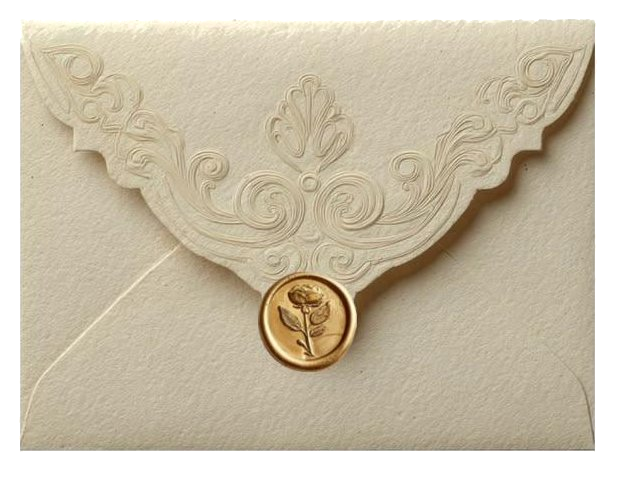
#> input picture src/assets/images/envelope.png, 620 x 490 px, given in place of envelope.jpeg, which was not available
$ python process-images.py
#> lines starting #> are read from the running program, lines starting #| are printed output that depends on the picture; pictures that were not available may be replaced by others from this repository, and a replacement may not be noted
#!/usr/bin/env python3
"""
One-time developer utility: convert decorative JPEGs (with baked-in photographic
backgrounds) into true-alpha PNGs by chroma-keying against an automatically
sampled background reference, with edge color decontamination.

Not part of the Vite build - run manually, inspect output, then wire the
resulting PNGs into the app. Originals are left untouched.
"""
import numpy as np
from PIL import Image, ImageFilter
from pathlib import Path

IMAGES_DIR = Path(__file__).parent.parent / "src" / "assets" / "images"

# Per-file overrides. Default is "let the automatic math decide" (empty dict).
CONFIG = {
    "envelope.jpeg": {},
    "deco-flower-a.jpeg": {},
    "deco-flower-b.jpeg": {},
    "flourish.jpeg": {},
    "closing-seal.jpeg": {},
    # emblem.jpeg has an uneven cream-grey gradient rather than a flat
    # background, so it needs a locally-blurred per-pixel reference instead
    # of one global sampled color.
    "emblem.jpeg": {"mode": "local", "blur_radius_frac": 0.10},
}

PERIMETER_FRAC = 0.03
K1 = 2.5  # low cutoff = K1 * bg_spread
K2 = 4.0  # feather width = K2 * bg_spread (added to low to get high)
MIN_LOW = 6.0
MIN_FEATHER = 8.0


def perimeter_mask(h: int, w: int, frac: float) -> np.ndarray:
    strip = max(4, round(min(h, w) * frac))
    mask = np.zeros((h, w), dtype=bool)
    mask[:strip, :] = True
    mask[-strip:, :] = True
    mask[:, :strip] = True
    mask[:, -strip:] = True
    return mask


def global_bg_color(rgb: np.ndarray, mask: np.ndarray) -> np.ndarray:
    return np.median(rgb[mask], axis=0)


def luma_distance(rgb: np.ndarray, ref: np.ndarray) -> np.ndarray:
    diff = rgb.astype(np.float64) - ref.astype(np.float64)
    weights = np.array([0.30, 0.59, 0.11])
    return np.sqrt(np.sum(weights * diff**2, axis=-1))


def smoothstep(x, low, high):
    t = np.clip((x - low) / max(high - low, 1e-6), 0.0, 1.0)
    return t * t * (3 - 2 * t)


def process_image(path: Path, cfg: dict):
    img = Image.open(path).convert("RGB")
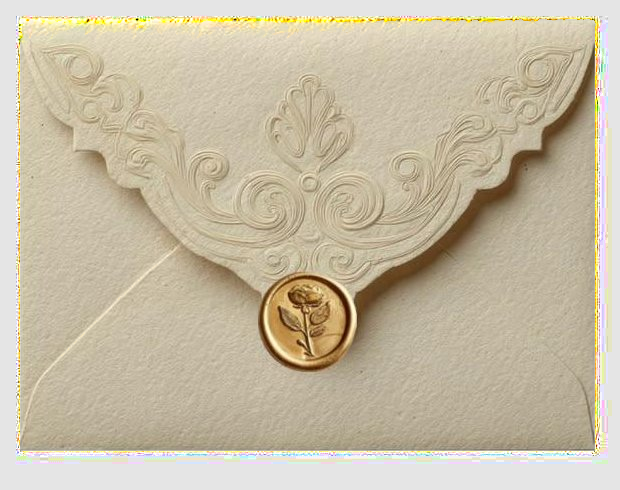
#> img: PIL image 620x490 RGB; mean R, G, B 199.3, 188.6, 165.2
    rgb = np.array(img).astype(np.float64)
    h, w, _ = rgb.shape
#> h = 490; w = 620
    mask = perimeter_mask(h, w, PERIMETER_FRAC)

    mode = cfg.get("mode", "global")
    if mode == "local":
        # Local mode keys against a per-pixel blurred version of the image
        # itself (for uneven/gradient backgrounds). bg_spread must then be
        # measured as the perimeter's leftover distance to THIS SAME blurred
        # reference (i.e. background noise after the gradient is accounted
        # for) - not the raw color range of the perimeter, which would
        # conflate the gradient's own span with noise and produce cutoffs
        # so high that nothing (including real foreground detail) ever
        # reaches full opacity.
        blur_radius = cfg.get("blur_radius_frac", 0.10) * min(h, w)
        blurred = img.filter(ImageFilter.GaussianBlur(radius=blur_radius))
        ref = np.array(blurred).astype(np.float64)
    else:
        bg_color = global_bg_color(rgb, mask)
#> bg_color = [229, 229, 229]
        ref = np.broadcast_to(bg_color, rgb.shape).astype(np.float64)
#> ref: shape (490, 620, 3) float64; every value is 229

    distance = luma_distance(rgb, ref)
#> in luma_distance, `return np.sqrt(np.sum(weights * diff**2, axis=-1))`:
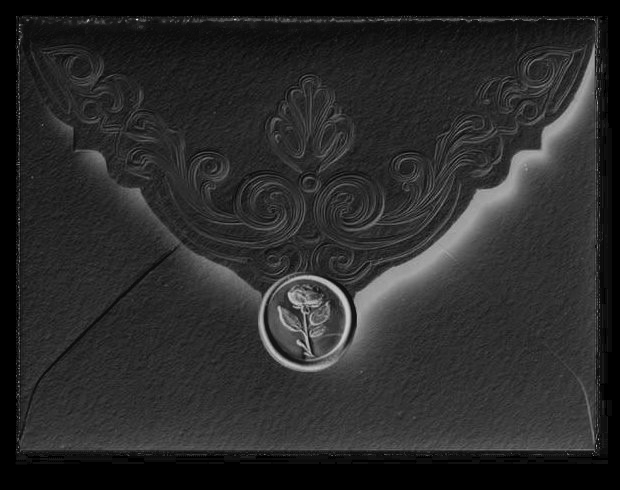
#> returned value: shape (490, 620) float64; min 0, max 229, mean 42.6
    bg_spread = float(np.median(np.abs(distance[mask] - np.median(distance[mask]))))
#> bg_spread = 0
    low = max(MIN_LOW, K1 * bg_spread)
#> low = 6
    high = low + max(MIN_FEATHER, K2 * bg_spread)
#> high = 14

    alpha = (smoothstep(distance, low, high) * 255).astype(np.uint8)
#> in smoothstep, `t = np.clip((x - low) / max(high - low, 1e-6), 0.0, 1.0)`:
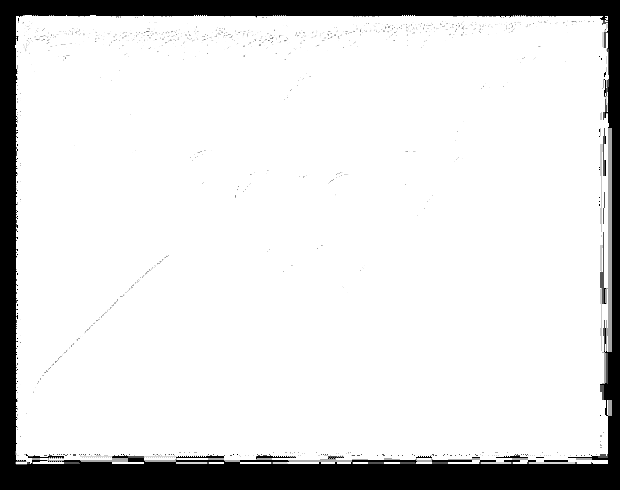
#> t: shape (490, 620) float64; min 0, max 1, mean 0.866

    # Clean up: median filter kills speckling in fine detail (stamens,
    # scrollwork), then a small close (min->max) fills pinholes without
    # eroding the silhouette.
    alpha_img = Image.fromarray(alpha, mode="L")
    alpha_img = alpha_img.filter(ImageFilter.MedianFilter(3))
    alpha_img = alpha_img.filter(ImageFilter.MinFilter(3)).filter(ImageFilter.MaxFilter(3))
    alpha_clean = np.array(alpha_img).astype(np.float64)

    # Edge color decontamination: partially-transparent pixels still carry a
    # blend of foreground + background color. Unmix the background's
    # contribution so translucent edges don't fringe with the old backdrop's
    # tint once composited over a *different* background in the app.
    a = alpha_clean / 255.0
    a_safe = np.clip(a, 0.06, 1.0)[..., None]  # avoid divide-by-near-zero blowups
    decontaminated = (rgb.astype(np.float64) - (1 - a_safe) * ref) / a_safe
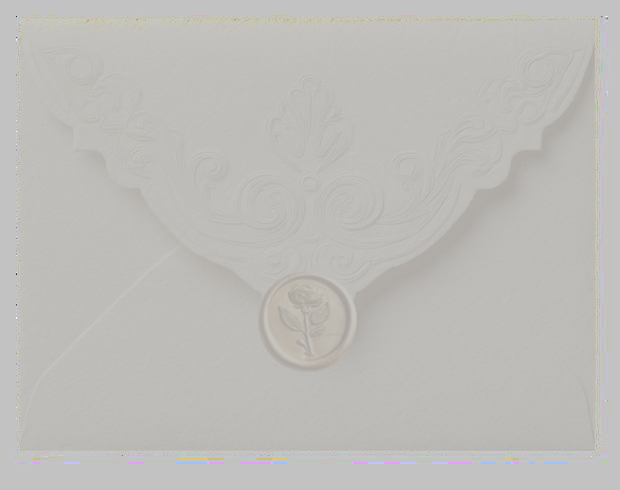
#> decontaminated: shape (490, 620, 3) float64; mean R, G, B 199.4, 188.4, 165.7; drawn with min black and max white
    decontaminated = np.clip(decontaminated, 0, 255)

    out = np.dstack([decontaminated, alpha_clean]).astype(np.uint8)
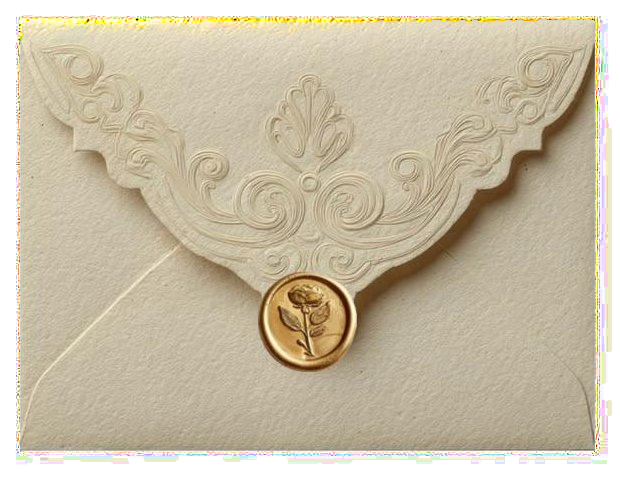
#> out: shape (490, 620, 4); mean R, G, B, A 199.1, 188.4, 165, 220.6; transparent parts drawn white
    out_img = Image.fromarray(out, mode="RGBA")

    out_path = path.with_suffix(".png")
    out_img.save(out_path, optimize=True)
    print(
        f"{path.name} -> {out_path.name}  "
        f"(spread={bg_spread:.2f}, low={low:.2f}, high={high:.2f}, mode={mode})"
    )
#| envelope.jpeg -> envelope.png  (spread=0.00, low=6.00, high=14.00, mode=global)


def main():
    for filename, cfg in CONFIG.items():
        path = IMAGES_DIR / filename
        if not path.exists():
            print(f"SKIP (not found): {path}")
            continue
        process_image(path, cfg)
#> pass 2 of the loop in main, `for filename, cfg in CONFIG.items():`:
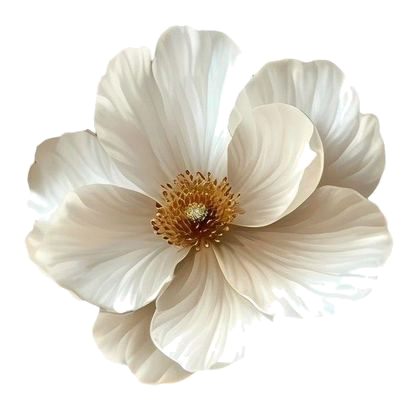
#> input picture src/assets/images/deco-flower-a.png, 419 x 419 px, given in place of deco-flower-a.jpeg, which was not available
#> img: PIL image 419x419 RGB
#> rgb: shape (419, 419, 3) float64
#> bg_color = [255, 255, 255]
#> ref: shape (419, 419, 3) float64; every value is 255
#> diff: shape (419, 419, 3) float64
#> t: shape (419, 419) float64
#> alpha: shape (419, 419)
#> in process_image (call 2), `alpha_img = alpha_img.filter(ImageFilter.MinFilter(3)).filter(ImageFil..`:
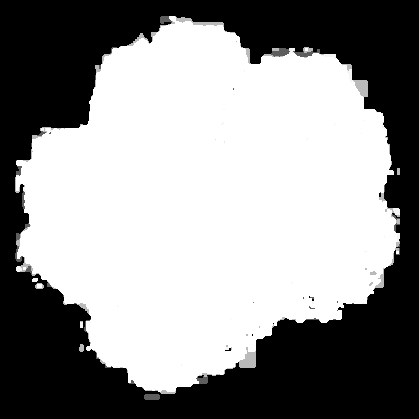
#> alpha_img: PIL image 419x419 L; min 0, max 255, mean 145.6
#> alpha_clean: shape (419, 419) float64
#> a: shape (419, 419) float64
#> a_safe: shape (419, 419, 1) float64
#> in process_image (call 2), `decontaminated = (rgb.astype(np.float64) - (1 - a_safe) * ref) / a_safe`:
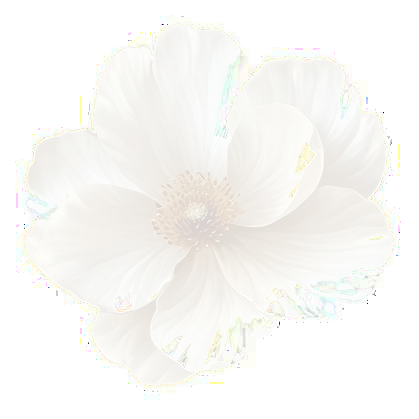
#> decontaminated: shape (419, 419, 3) float64; mean R, G, B 223.3, 219.6, 205.2; drawn with min black and max white
#> out: shape (419, 419, 4)
#| deco-flower-a.jpeg -> deco-flower-a.png  (spread=0.00, low=6.00, high=14.00, mode=global)
#> pass 3 of the loop in main, `for filename, cfg in CONFIG.items():`:
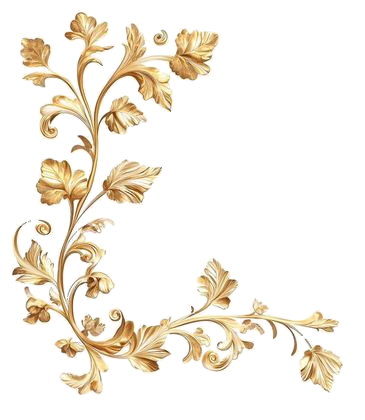
#> input picture src/assets/images/deco-flower-b.png, 365 x 420 px, given in place of deco-flower-b.jpeg, which was not available
#> img: PIL image 365x420 RGB
#> rgb: shape (420, 365, 3) float64
#> ref: shape (420, 365, 3) float64; every value is 255
#> diff: shape (420, 365, 3) float64
#> in luma_distance (call 3), `return np.sqrt(np.sum(weights * diff**2, axis=-1))`:
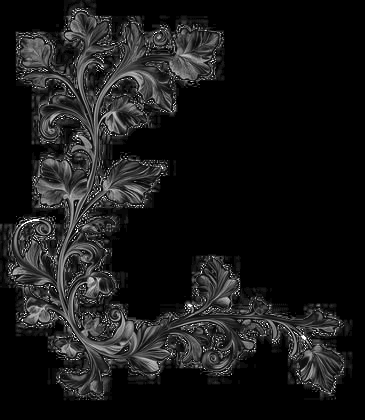
#> returned value: shape (420, 365) float64; min 0, max 255, mean 24.6
#> t: shape (420, 365) float64
#> alpha: shape (420, 365)
#> in process_image (call 3), `alpha_img = alpha_img.filter(ImageFilter.MedianFilter(3))`:
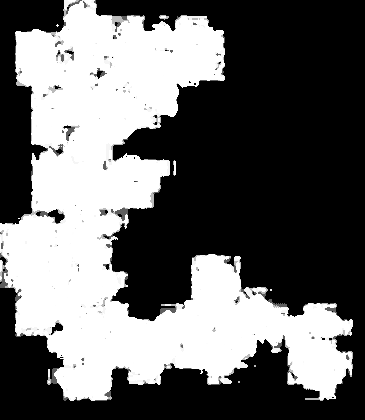
#> alpha_img: PIL image 365x420 L; min 0, max 255, mean 104.7
#> alpha_clean: shape (420, 365) float64
#> a: shape (420, 365) float64
#> a_safe: shape (420, 365, 1) float64
#| deco-flower-b.jpeg -> deco-flower-b.png  (spread=0.00, low=6.00, high=14.00, mode=global)
#> the loop made 6 passes; the first 3 are shown


if __name__ == "__main__":
    main()
